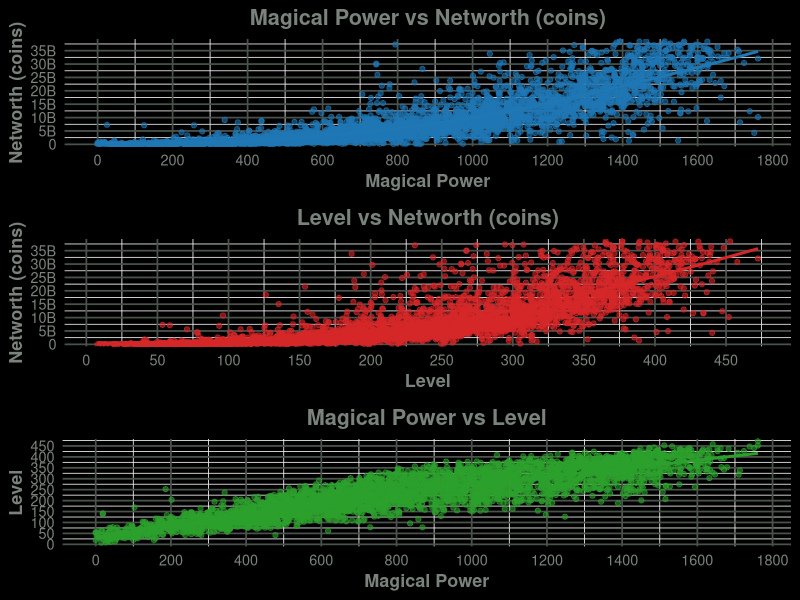
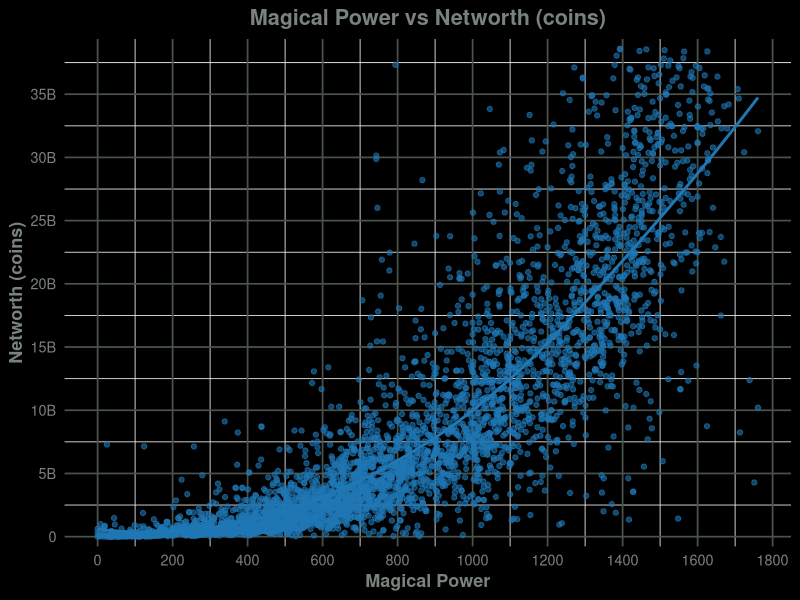
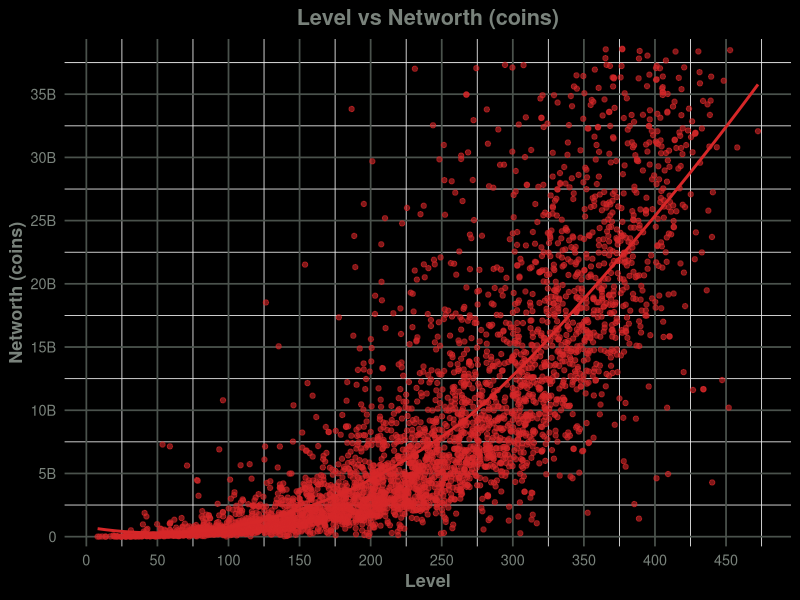
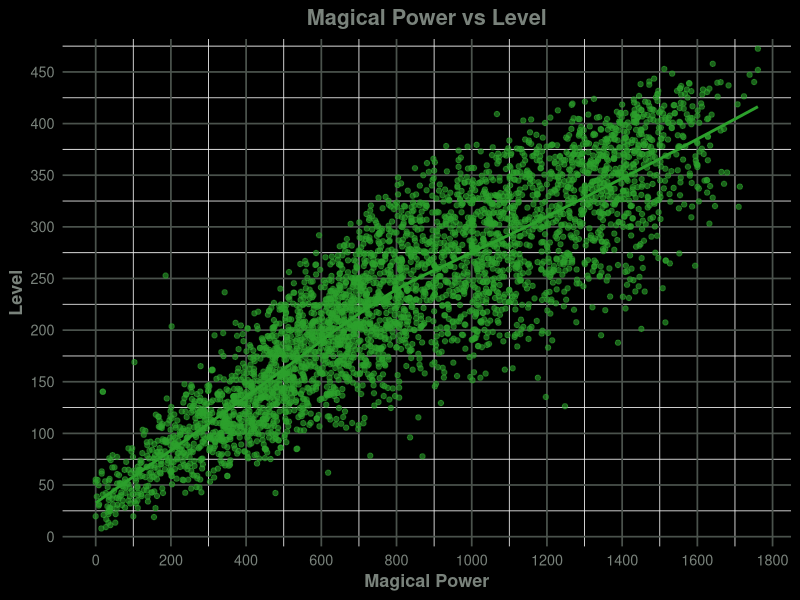
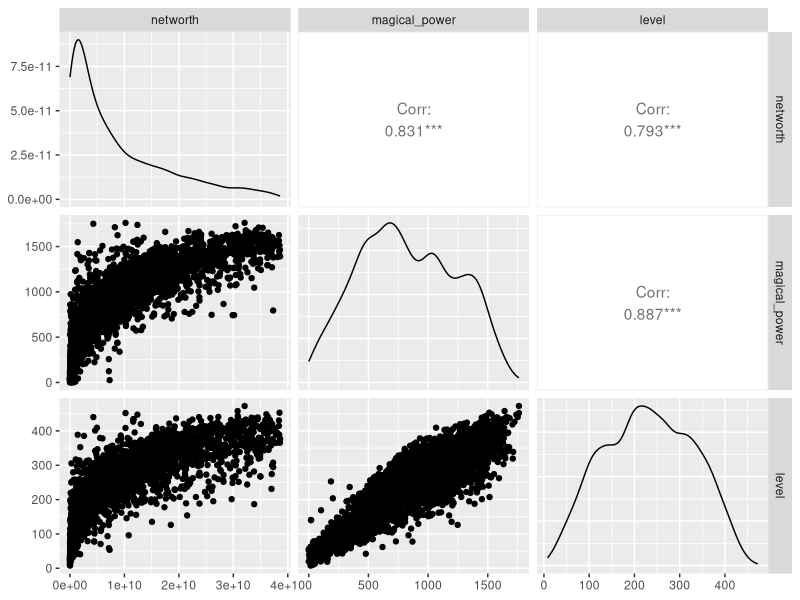

These figures' R source, in order:
install.packages(c("ggplot2", "gridExtra", "scales", "broom", "dplyr", "GGally", "e1071", "modeest"))
library(ggplot2)
library(gridExtra)
library(scales)
library(broom)
library(dplyr)
library(GGally)
library(e1071)
library(modeest)

###########################
##### GRAPHICS STUFF ######
###########################

custom_x_scale <- function() {
    scale_x_continuous(breaks = pretty_breaks(n = 10))
}

custom_y_scale <- function() {
    scale_y_continuous(
        breaks = pretty_breaks(n = 10),
        labels = label_number(scale_cut = cut_short_scale()),
        expand = expansion(mult = c(0.02, 0.02)),
        limits = c(0, NA) # Disables the Y axis below 0 (It's a bug on networth plots)
    )
}

common_theme <- theme_minimal(base_size = 13) +
    theme(
        plot.title = element_text(hjust = 0.5, face = "bold", color = "#79827b"),
        axis.title = element_text(face = "bold", color = "#79827b"),
        axis.text = element_text(color = "#79827b"),
        panel.grid.major = element_line(color = "#4a524c"),
        panel.background = element_rect(fill = "black"),
        plot.background = element_rect(fill = "black")
    )

###########################
####### MAIN  STUFF #######
###########################

remove_outliers_df <- function(df, cols) { # Removes extreme values from the data
    for (col in cols) {
        qnt <- quantile(df[[col]], probs = c(0.25, 0.75), na.rm = TRUE)
        iqr <- qnt[2] - qnt[1]
        lower <- qnt[1] - 1.5 * iqr
        upper <- qnt[2] + 1.5 * iqr
        df <- df %>% filter(df[[col]] >= lower & df[[col]] <= upper)
    }
    return(df)
}

clean_data <- function(df) {
    df$networth <- as.numeric(gsub("[^0-9.]", "", df$networth)) # Removes commas and other signs from the CSV data
    return(df)
}

regression_and_plot <- function(data, xvar, yvar, xlab, ylab, color) {
    fmla <- as.formula(paste(yvar, "~", xvar))
    model <- lm(fmla, data = data)
    summary_model <- summary(model)
    coeffs <- tidy(model)

    r2 <- round(summary_model$r.squared, 3)
    intercept <- round(coeffs$estimate[1], 3)
    slope <- round(coeffs$estimate[2], 3)

    cat(sprintf("\n--- Regression: %s vs %s ---\n", yvar, xvar))
    cat(sprintf("R^2       : %.3f\n", r2))
    cat(sprintf("Intercept : %.3f\n", intercept))
    cat(sprintf("Slope     : %.3f\n", slope))

    p <- ggplot(data, aes_string(x = xvar, y = yvar)) +
        geom_point(alpha = 0.6, color = color) +
        geom_smooth(method = "loess", se = FALSE, color = color) + # Curved line
        labs(title = paste(xlab, "vs", ylab), x = xlab, y = ylab) +
        custom_x_scale() +
        custom_y_scale() +
        common_theme

    return(p)
}

plotDataFromCSV <- function() {
    data <- read.csv("player_data.csv", stringsAsFactors = FALSE)
    data <- clean_data(data)

    data <- data %>%
        filter(!is.na(magical_power), !is.na(networth), !is.na(level)) %>%
        filter(networth >= 0)

    data <- remove_outliers_df(data, c("networth", "magical_power", "level"))

    sink("combined_stats.txt")

    cat("\n--- Descriptive Stats ---\n")
    print(summary(data))

    cat("\nStandard Deviations:\n")
    print(sapply(data[, c("networth", "magical_power", "level")], sd, na.rm = TRUE))

    cat("\nVariances:\n")
    print(sapply(data[, c("networth", "magical_power", "level")], var, na.rm = TRUE))

    cat("\nMeans:\n")
    print(sapply(data, mean, na.rm = TRUE))

    cat("\nMedians:\n")
    print(sapply(data, median, na.rm = TRUE))

    cat("\nStandard Deviations (again, full df):\n")
    print(sapply(data, sd, na.rm = TRUE))

    cat("\nVariances (again, full df):\n")
    print(sapply(data, var, na.rm = TRUE))

    cat("\nSkewness:\n")
    print(sapply(data[, sapply(data, is.numeric)], skewness, na.rm = TRUE))

    cat("\nKurtosis:\n")
    print(sapply(data[, sapply(data, is.numeric)], kurtosis, na.rm = TRUE))

    p1 <- regression_and_plot(data, "magical_power", "networth", "Magical Power", "Networth (coins)", "#1f77b4")
    p2 <- regression_and_plot(data, "level", "networth", "Level", "Networth (coins)", "#d62728")
    p3 <- regression_and_plot(data, "magical_power", "level", "Magical Power", "Level", "#2ca02c")

    sink()

    plots <- list(p1, p2, p3)
    for (i in seq_along(plots)) {
        ggsave(paste0("plot", i, ".png"), plots[[i]], width = 20, height = 15, dpi = 300)
    }

    ggpairs_plot <- ggpairs(data[, c("networth", "magical_power", "level")])
    ggsave("pairwise_plot.png", ggpairs_plot, width = 15, height = 15, dpi = 300)

    grid.arrange(p1, p2, p3, ncol = 1)
}

plotDataFromCSV()
